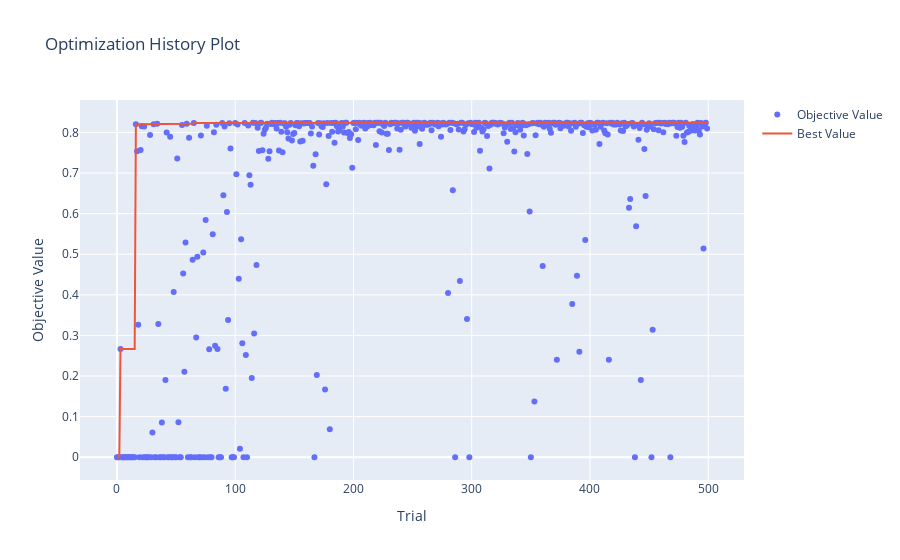

The notebook cell saved with this chart:
### Code cell
optuna.visualization.plot_optimization_history(study_en)

### Figure 1 — Plotly figure (JSON) as saved in the notebook; plotly's stock layout.template omitted (floating-point values rounded to 4 significant figures; data arrays with more than 128 entries replaced by an {"elided": "..."} marker saying what was removed)
{"data": [{"mode": "markers", "name": "Objective Value", "type": "scatter", "x": {"elided": "500 int values"}, "y": {"elided": "500 float values"}}, {"name": "Best Value", "type": "scatter", "x": {"elided": "500 int values"}, "y": {"elided": "500 float values"}}], "layout": {"title": {"text": "Optimization History Plot"}, "xaxis": {"title": {"text": "Trial"}}, "yaxis": {"title": {"text": "Objective Value"}}}}
